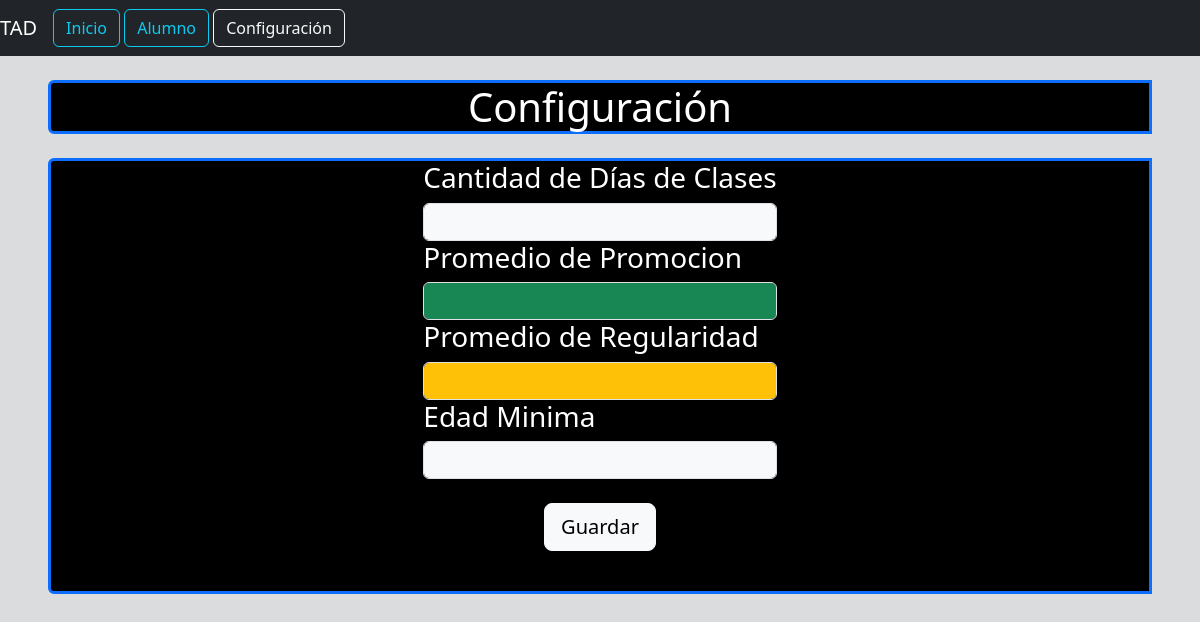
The page /TAD/Parametros/pagina_parametros.php on the database as committed earlier.
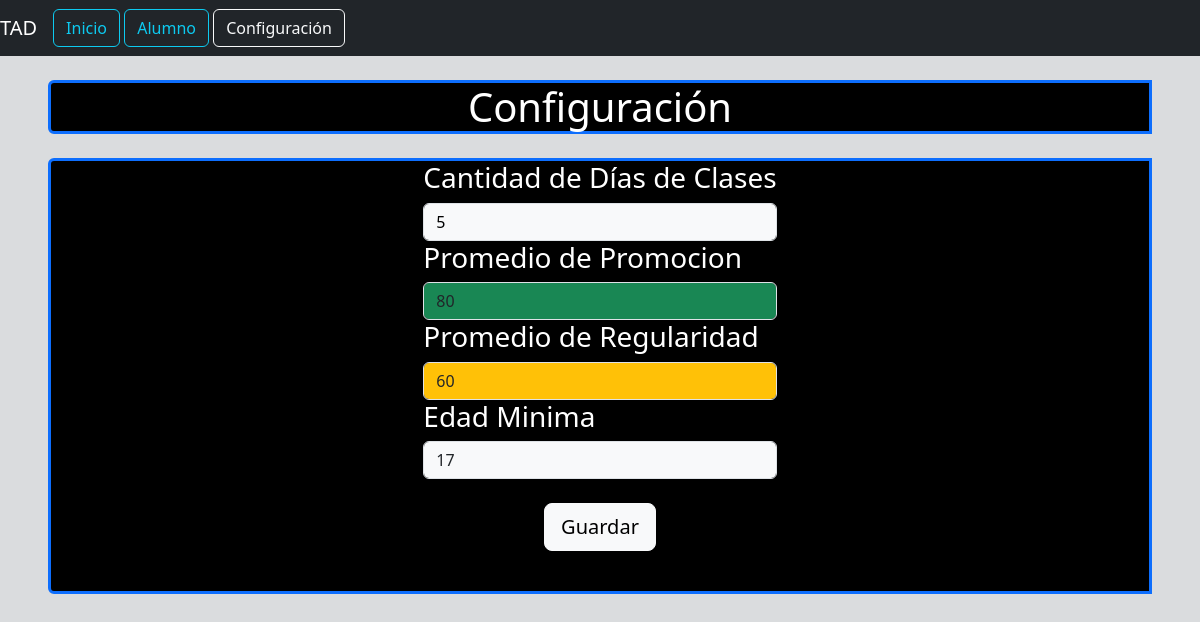
The same page on the database as committed later.
### tables this page shows
CREATE TABLE IF NOT EXISTS `parametros` (
  `cantidad_dias` int DEFAULT NULL,
  `promedio_promocion` int DEFAULT NULL,
  `promedio_regularidad` int DEFAULT NULL,
  `edad_minima` int DEFAULT NULL
);

### TAD/BD/conexion.php (called while the page is built, shortened)
<?php
class BD {
    private $host = "localhost";
    private $dbname = "sistema_asistencia";
    private $username = "root";
    private $password = null;
    private $connection;
    public function __construct()
    {
        $this-> connection = new mysqli($this -> host,$this->username,$this->password,$this -> dbname);
    }
    public function Ejecutar($consulta){
        return $this->connection->query($consulta);
    }
}
?>

### TAD/Clases/Parametro.php (called while the page is built, shortened)
<?php
class Parametro {
    public static function getParametros() {
        $parametro = "select * from parametros";
        return $parametro;
    }
}
?>

### TAD/Parametros/pagina_parametros.php (the view, shortened to what this page needs)
<?php
    require_once("../../TAD/BD/conexion.php");
    require_once("../Clases/Parametro.php");
    $BD = new BD();
    $parametro = Parametro::getParametros();
    $contenedor = $BD->Ejecutar($parametro);
    $configuracion = $contenedor -> fetch_assoc();
    $cantidad_dias = $configuracion["cantidad_dias"];
    $promedio_promocion = $configuracion["promedio_promocion"];
    $promedio_regularidad = $configuracion["promedio_regularidad"];
    $edad_minima = $configuracion["edad_minima"];
?>
<!DOCTYPE html>
<html lang="es">
<head>
    <link rel="stylesheet" href="/bootstrap/bootstrap-5.3.2-dist/css/bootstrap.min.css">
</head>
<body class="bg-secondary bg-opacity-25">
    <nav class="navbar navbar-dark bg-dark">
        <a class="navbar-brand">TAD</a>
        <div class="me-auto">
            <a href="/pagina_principal.html"><button class="btn btn-outline-info">Inicio</button></a>
            <a href="/Alumno/pagina_alumno.php"> <button class="btn btn-outline-info">Alumno</button></a>
            <a href="/Parametros/pagina_parametros.php"><button class="btn btn-outline-light">Configuración</button></a>
        </div>
    </nav>
    <h1 class="d-flex justify-content-center border border-3 border-primary rounded-start mx-5 m-4 bg-black text-white">Configuración</h1>
    <form action="/Parametros/configuracion.php" method="post" class="d-flex justify-content-center m-4 border border-3 border-primary rounded-start mx-5 text-white bg-black">
        <div>
                <h3>Cantidad de Días de Clases</h3>
                <input type="number" name="cantidad_dias" value="<?php echo $cantidad_dias ?>" class="form-control bg-light text-black">
                <h3>Promedio de Promocion</h3>
                <input type="number" name="promedio_promocion" value="<?php echo $promedio_promocion ?>" class="form-control bg-success">
                <h3>Promedio de Regularidad</h3>
                <input type="number" name="promedio_regularidad" value="<?php echo $promedio_regularidad ?>" class="form-control bg-warning">
                <h3>Edad Minima</h3>
                <input type="number" name="edad_minima" value="<?php echo $edad_minima ?>" class="form-control bg-light">
                <p class="d-flex justify-content-center"><input type="submit" name="enviar" class="btn btn-light m-4 btn-lg" value="Guardar"></p>
        </div>
    </form>
</body>
</html>

Rows that differ between the two databases and show on the page:
added parametros: cantidad_dias "5", promedio_promocion "80", promedio_regularidad "60", edad_minima "17"
